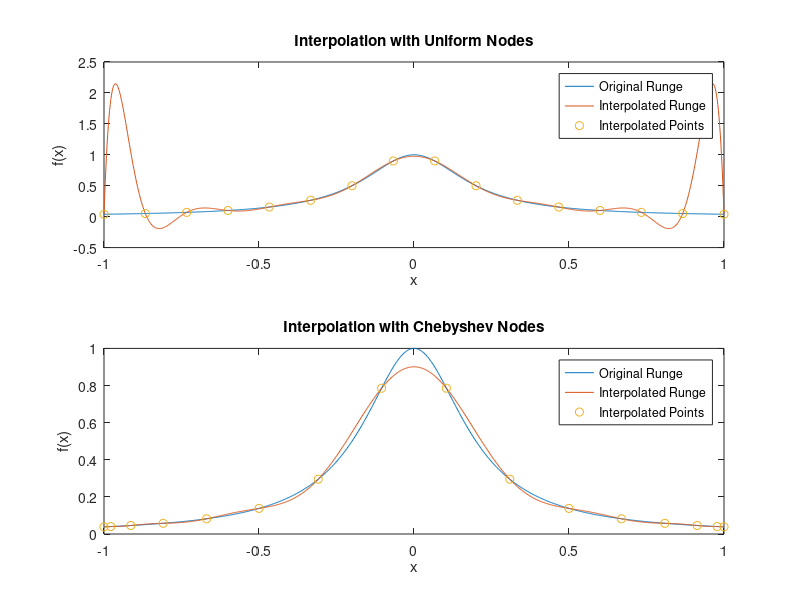

The MATLAB script that drew this image:
function [nodes_Chebyshev, V, V2, original_Runge, interpolated_Runge, interpolated_Runge_Chebyshev] = zadanie2()
    % nodes_Chebyshev - wektor wierszowy zawierający N=16 węzłów Czebyszewa drugiego rodzaju
    % V - macierz Vandermonde obliczona dla 16 węzłów interpolacji rozmieszczonych równomiernie w przedziale [-1,1]
    % V2 - macierz Vandermonde obliczona dla węzłów interpolacji zdefiniowanych w wektorze nodes_Chebyshev
    % original_Runge - wektor wierszowy zawierający wartości funkcji Runge dla wektora x_fine=linspace(-1, 1, 1000)
    % interpolated_Runge - wektor wierszowy wartości funkcji interpolującej określonej dla równomiernie rozmieszczonych węzłów interpolacji
    % interpolated_Runge_Chebyshev - wektor wierszowy wartości funkcji interpolującej wyznaczonej
    %       przy zastosowaniu 16 węzłów Czebyszewa zawartych w nodes_Chebyshev 
    N = 16;
    x_fine = linspace(-1, 1, 1000);

    original_Runge = 1./(1 + 25 * x_fine.^2);

    subplot(2,1,1);
    plot(x_fine, original_Runge); % Plot original Runge function
    hold on;

    nodes_uniform = linspace(-1, 1, N); % Uniformly spaced interpolation nodes
    y_uniform = 1./(1 + 25 * nodes_uniform.^2); % Function values at uniform nodes
    V = vandermonde_matrix_z2(N, nodes_uniform);
    c_runge_uniform = V\y_uniform'; % Calculate coefficients for uniform interpolation
    interpolated_Runge = polyval(flipud(c_runge_uniform), x_fine); % Interpolated Runge function
    plot(x_fine, interpolated_Runge); % Plot interpolated Runge function
    plot(nodes_uniform, y_uniform, 'o'); % Mark interpolated points
    title('Interpolation with Uniform Nodes')
    xlabel('x')
    ylabel('f(x)')
    legend('Original Runge', 'Interpolated Runge', 'Interpolated Points');
    hold off;

    subplot(2,1,2);
    plot(x_fine, original_Runge); % Plot original Runge function
    hold on;

    nodes_Chebyshev = get_Chebyshev_nodes(N); % Chebyshev interpolation nodes
    y_Chebyshev = 1./(1 + 25 * nodes_Chebyshev.^2); % Function values at Chebyshev nodes
    V2 = vandermonde_matrix_z2(N, nodes_Chebyshev);
    c_runge_Chebyshev = V2\y_Chebyshev'; % Calculate coefficients for Chebyshev interpolation
    interpolated_Runge_Chebyshev = polyval(flipud(c_runge_Chebyshev), x_fine); % Interpolated Runge function
    plot(x_fine, interpolated_Runge_Chebyshev); % Plot interpolated Runge function
    plot(nodes_Chebyshev, y_Chebyshev, 'o'); % Mark interpolated points
    title('Interpolation with Chebyshev Nodes')
    xlabel('x')
    ylabel('f(x)')
    legend('Original Runge', 'Interpolated Runge', 'Interpolated Points');
    hold off;
end

function nodes = get_Chebyshev_nodes(N)
    % Calculate N nodes of the second kind of Chebyshev
    nodes = cos((0:N-1)*pi / (N - 1));
end

function V = vandermonde_matrix_z2(N, x_coarse)
    % Generate Vandermonde matrix for given interpolation nodes
    V = zeros(N,N);
    for i = 1:N
        for j = 1:N
            V(i,j) = x_coarse(i)^(j - 1);
        end
    end
end